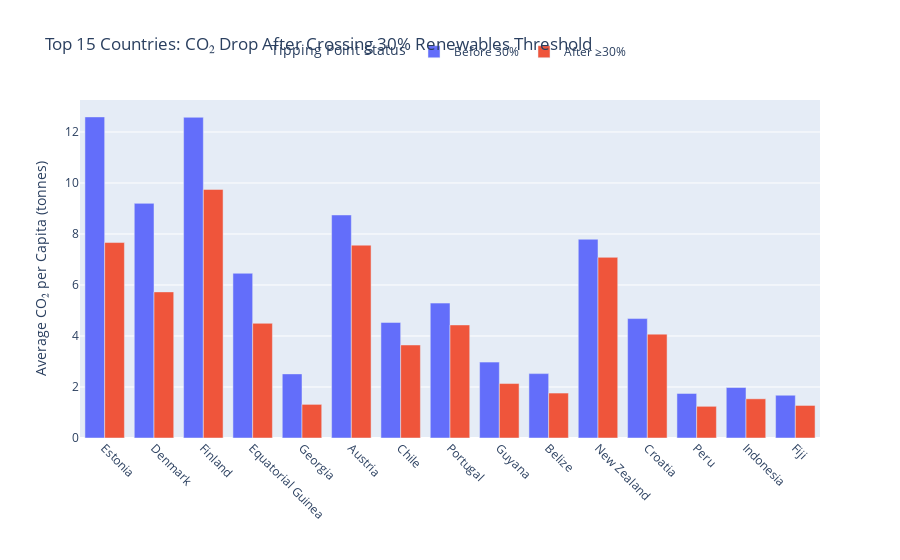

Notebook source saved alongside this figure:
### Markdown cell above
#### Interpretation: Top 10 Countries by Increase in Renewables Share (2000–2020)

This bar chart illustrates the ten countries that achieved the greatest increase in the share of electricity generated from renewable sources between 2000 and 2020. The percentage represents the change in renewables as a share of total electricity generation (including fossil, nuclear, and renewables).

##### Key Insights:

- **Sierra Leone** leads the list with a remarkable **+78.0%** increase, likely due to expanded hydropower and shifts away from fossil fuels.
- **Denmark** shows a significant **+66.1%** gain, aligning with its long-term investment in wind energy and strong national climate policies.
- **Liberia, Cambodia, and Kenya**, among other developing nations, demonstrate substantial progress—possibly reflecting greenfield investments or hydropower expansion during infrastructure development.
- **Germany** and the **United Kingdom**, both industrialised economies, appear in the top 10, underlining the impact of major policy-led energy transitions.
- **Lithuania and Estonia**, post-Soviet states, also show strong gains, likely driven by EU energy targets and diversification efforts.

 **Note**: This chart shows the *change over time*, not the absolute share of renewables in 2020. Some countries may have started from a low baseline in 2000, so while their improvement is notable, it doesn't necessarily indicate a high final share.

### Code cell
# Top 15 Countries CO₂ Drop After 30% Renewables  - interactive visual

import pandas as pd
import plotly.express as px

# Load data
df = pd.read_csv("../data/cleaned/enhanced_energy_features_final.csv")
df['year'] = df['year'].astype(int)
df['above_30_pct'] = df['renewables_share_pct'] >= 30

# Step 1: Average CO₂ before and after tipping point
df_avg = (
    df.dropna(subset=['co2_per_capita_t', 'renewables_share_pct'])
      .groupby(['country', 'above_30_pct'], observed=True)['co2_per_capita_t']
      .mean()
      .reset_index()
)

# Step 2: Pivot to wide format
df_wide = df_avg.pivot(index='country', columns='above_30_pct', values='co2_per_capita_t').reset_index()
df_wide.columns = ['country', 'co2_before_30', 'co2_after_30']

# Step 3: Drop countries with missing values in either group
df_wide = df_wide.dropna(subset=['co2_before_30', 'co2_after_30'])

# Step 4: Calculate CO₂ change
df_wide['co2_change'] = df_wide['co2_after_30'] - df_wide['co2_before_30']

# Step 5: Get top 15 countries with largest CO₂ reduction (negative values)
top_reducers = df_wide.sort_values(by='co2_change').head(15)

# Step 6: Melt for grouped bar chart
df_melted = pd.melt(
    top_reducers,
    id_vars='country',
    value_vars=['co2_before_30', 'co2_after_30'],
    var_name='Threshold',
    value_name='Avg CO₂ per Capita'
)

# Step 7: Clean label
df_melted['Threshold'] = df_melted['Threshold'].map({
    'co2_before_30': 'Before 30%',
    'co2_after_30': 'After ≥30%'
})

# Step 8: Plot with Plotly
fig = px.bar(
    df_melted,
    x='country',
    y='Avg CO₂ per Capita',
    color='Threshold',
    barmode='group',
    title='Top 15 Countries: CO₂ Drop After Crossing 30% Renewables Threshold',
    labels={'country': 'Country'},
    category_orders={'Threshold': ['Before 30%', 'After ≥30%']}
)

fig.update_layout(
    xaxis_tickangle=45,
    legend_title_text='Tipping Point Status',
    yaxis_title='Average CO₂ per Capita (tonnes)',
    xaxis_title='',
    legend=dict(
        orientation='h',
        y=1.1,
        x=0.5,
        xanchor='center',
        yanchor='bottom'
    )
)

fig.show()

### Figure 1 — Plotly figure (JSON) as saved in the notebook; plotly's stock layout.template omitted (floating-point values rounded to 4 significant figures)
{"data": [{"alignmentgroup": "True", "hovertemplate": "Threshold=Before 30%<br>Country=%{x}<br>Avg CO₂ per Capita=%{y}<extra></extra>", "legendgroup": "Before 30%", "marker": {"color": "#636efa", "pattern": {"shape": ""}}, "name": "Before 30%", "offsetgroup": "Before 30%", "orientation": "v", "showlegend": true, "textposition": "auto", "type": "bar", "x": ["Estonia", "Denmark", "Finland", "Equatorial Guinea", "Georgia", "Austria", "Chile", "Portugal", "Guyana", "Belize", "New Zealand", "Croatia", "Peru", "Indonesia", "Fiji"], "xaxis": "x", "y": [12.59, 9.201, 12.58, 6.46, 2.514, 8.746, 4.533, 5.29, 2.976, 2.525, 7.794, 4.683, 1.749, 1.98, 1.677], "yaxis": "y"}, {"alignmentgroup": "True", "hovertemplate": "Threshold=After ≥30%<br>Country=%{x}<br>Avg CO₂ per Capita=%{y}<extra></extra>", "legendgroup": "After ≥30%", "marker": {"color": "#EF553B", "pattern": {"shape": ""}}, "name": "After ≥30%", "offsetgroup": "After ≥30%", "orientation": "v", "showlegend": true, "textposition": "auto", "type": "bar", "x": ["Estonia", "Denmark", "Finland", "Equatorial Guinea", "Georgia", "Austria", "Chile", "Portugal", "Guyana", "Belize", "New Zealand", "Croatia", "Peru", "Indonesia", "Fiji"], "xaxis": "x", "y": [7.664, 5.73, 9.748, 4.498, 1.319, 7.562, 3.648, 4.434, 2.136, 1.76, 7.085, 4.073, 1.243, 1.537, 1.276], "yaxis": "y"}], "layout": {"barmode": "group", "legend": {"orientation": "h", "title": {"text": "Tipping Point Status"}, "tracegroupgap": 0, "x": 0.5, "xanchor": "center", "y": 1.1, "yanchor": "bottom"}, "title": {"text": "Top 15 Countries: CO₂ Drop After Crossing 30% Renewables Threshold"}, "xaxis": {"anchor": "y", "domain": [0, 1], "tickangle": 45, "title": {"text": ""}}, "yaxis": {"anchor": "x", "domain": [0, 1], "title": {"text": "Average CO₂ per Capita (tonnes)"}}}}
